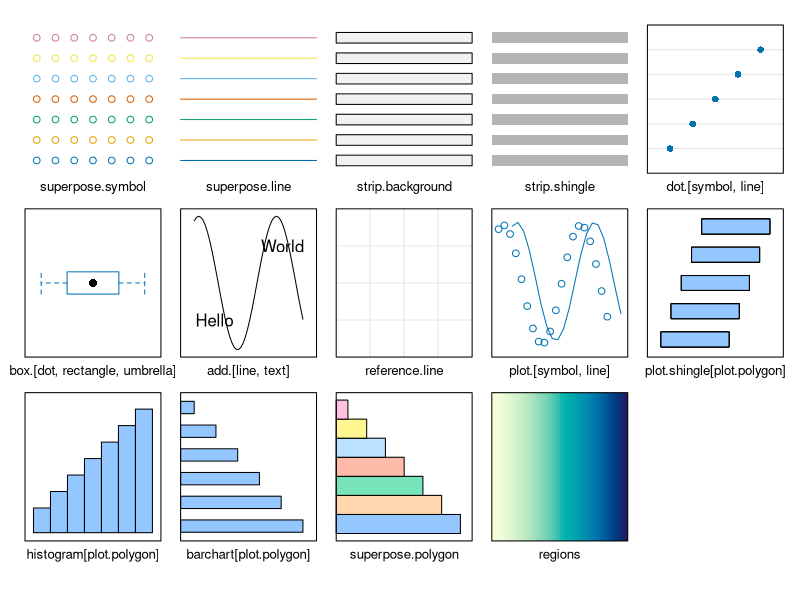
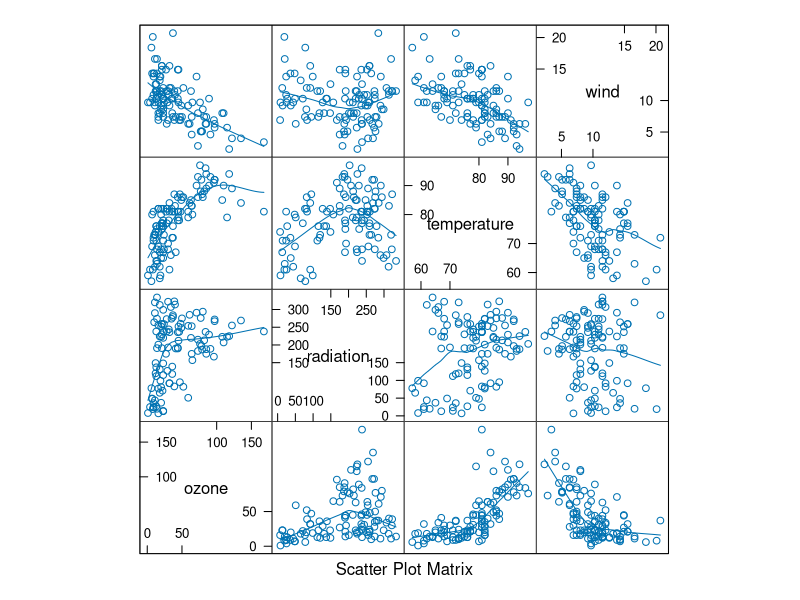
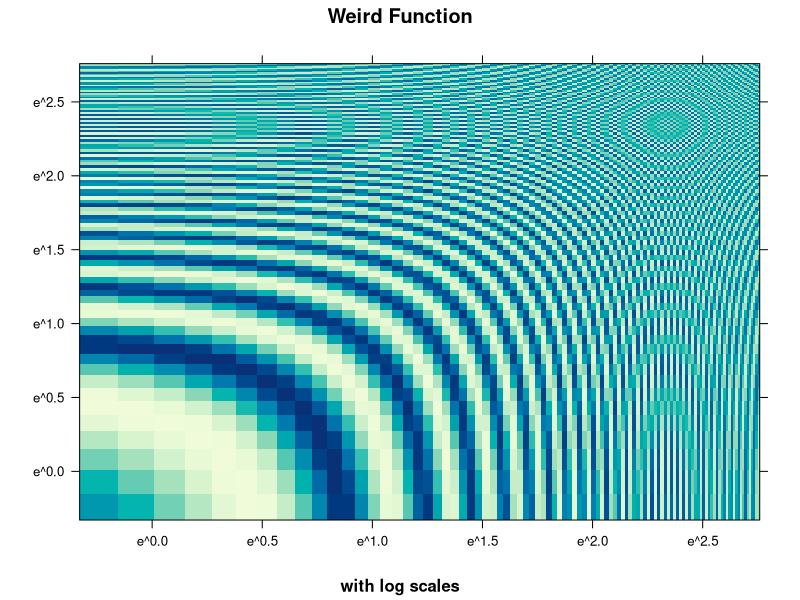
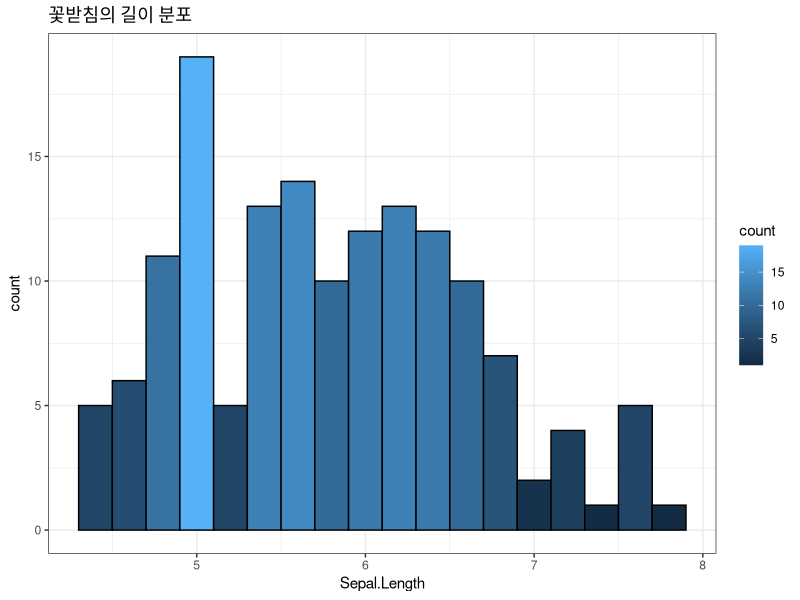
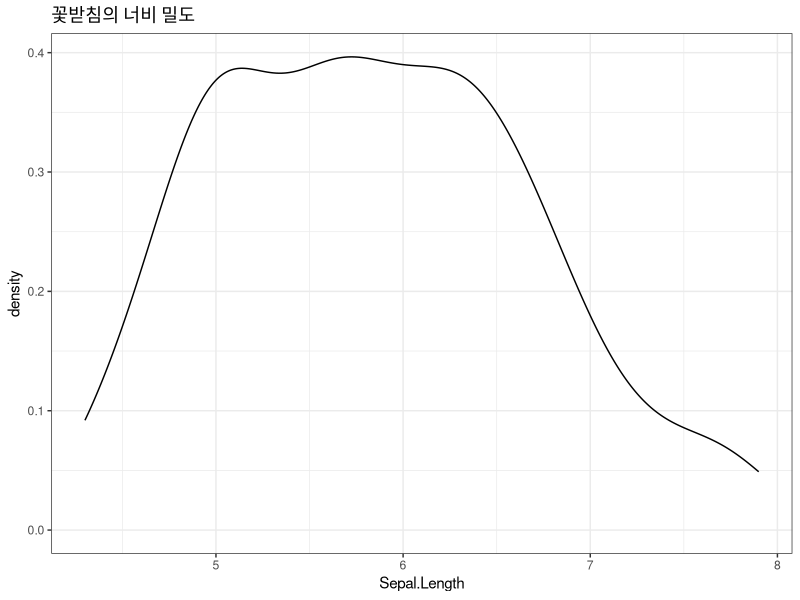
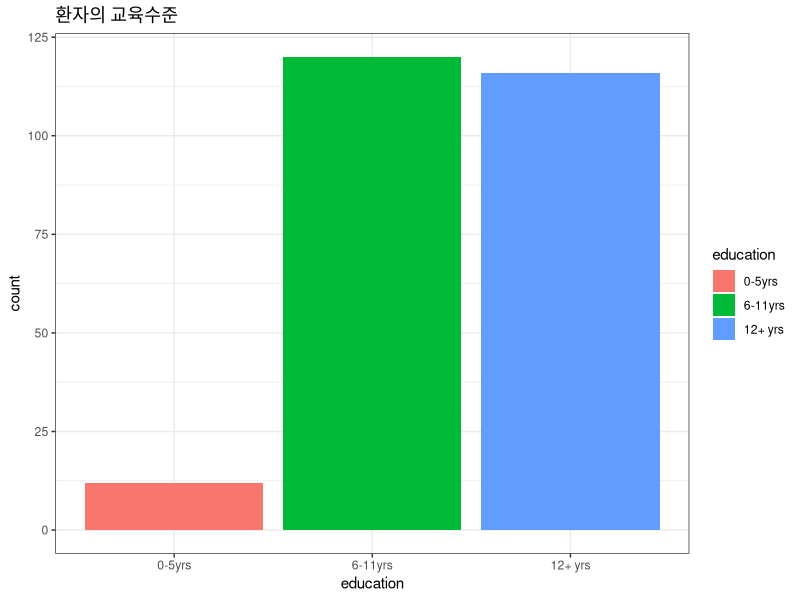
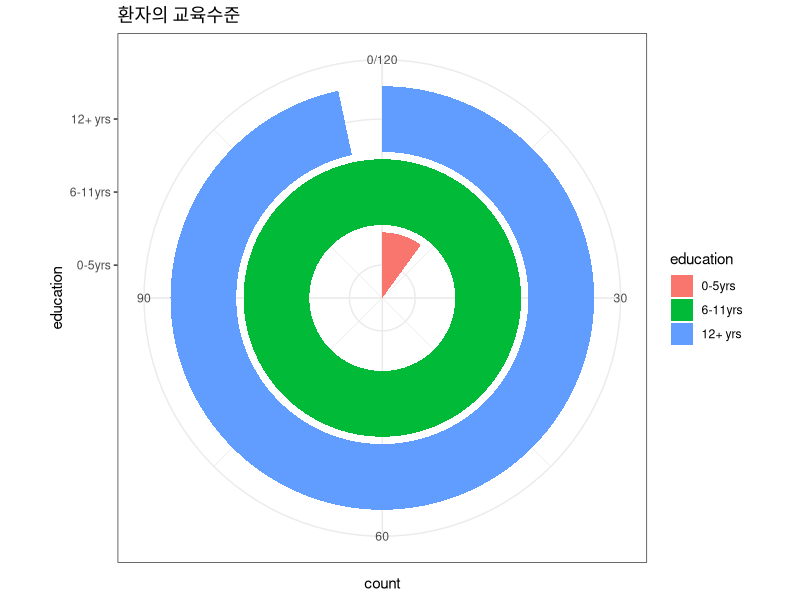
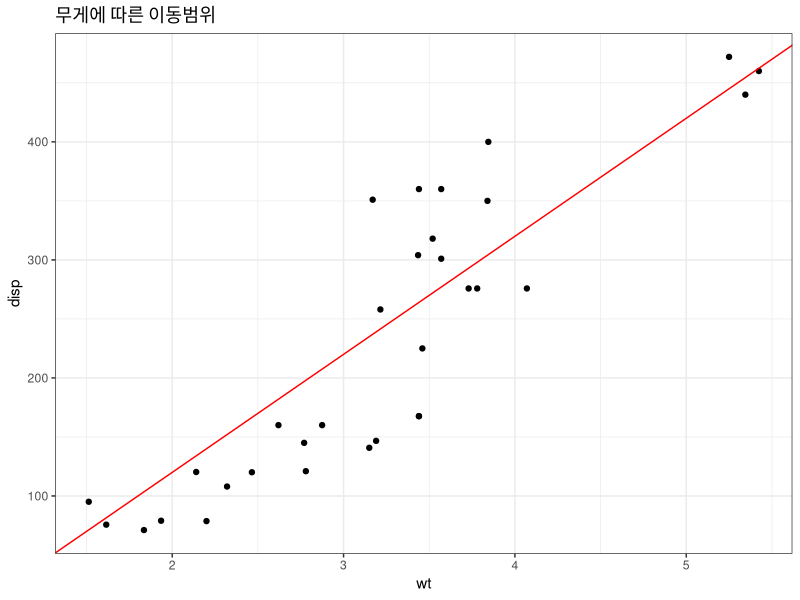

Source code (R) for these figures, in order:
## Lattice 패키지 소개

# 패키지 불러오기
library(lattice)

# Lattice 시각화 예시 
trellis.device()
show.settings()

# 산점도 매트릭스
# 4개의 변수의 관계를 알 수 있다
# 대각선을 기준으로 대칭이므로 한 부분만 보면 된다
# 오존이 올라갈수록록 바람이 약해지는 반비례 관계를 볼 수 있다
splom(~environmental,
      panel=function(x,y){
        panel.xyplot(x,y)
        panel.loess(x,y)
      })

# 다변량 시각화 예시
# 굉장히 복잡하다
# 여러가지 다변수를 가지고 시각화가 가능하다
x <- seq(pi/4, 5 * pi, length.out = 100)
y <- seq(pi/4, 5 * pi, length.out = 100)
r <- as.vector(sqrt(outer(x^2, y^2, "+")))
grid <- expand.grid(x=x, y=y)
grid$z <- cos(r^2) * exp(-r/(pi^3))
levelplot(z~x*y, grid, cuts = 50, scales=list(log="e"), xlab="",
          ylab="", main="Weird Function", sub="with log scales",
          colorkey = FALSE, region = TRUE)



# 적합한 도표를 추가한다음 시각화가 가능하다
## 실무에 사용할 수 있는 데이터 시각화
# 패키지 불러오기
library(ggplot2)

# 일변량 <- 변수가 1개일때

# 연속형 <- 숫자 데이터 일때
# ggplot입력 후 대상 데이터, 요소.... 등 정의
# x 축에 꽆받침의 길이, y 축에 수
ggplot(iris,aes(x=Sepal.Length))+stat_bin(binwidth=0.2,aes(fill=..count..),colour="black")+ggtitle("꽃받침의 길이 분포")+theme_bw()
# 밀도를 그리는 시각화
# 단순한 형태의 도표이다
ggplot(iris,aes(x=Sepal.Length))+geom_density(alpha=.2)+ggtitle("꽃받침의 너비 밀도")+theme_bw()

# 도표의 제목을 이해하기 쉽게 작성하는 것이 즁요하다

# 범주형 <- 단순히 퍼센트밖에 못하기 때문에 제한 된다
ggplot(infert, aes(education,fill=education))+geom_bar()+ggtitle("환자의 교육수준")+theme_bw()
# 원도표
ggplot(infert, aes(education,fill=education))+geom_bar()+coord_polar(theta = "y")+ggtitle("환자의 교육수준")+theme_bw()



# 이변량

# 연속형 x 연속형
ggplot(mtcars,aes(wt,disp))+geom_point()+geom_abline(intercept=-80,slope=100,colour="red")+ggtitle("무게에 따른 이동범위")+theme_bw()

# 범주형 x 범주형
ggplot(mtcars, aes(vs,fill=factor(cyl)))+geom_bar(position=position_dodge())+ggtitle("엔진 유형에 따른 실린더 수")+theme_bw()

# 연속형 x 범주형
ggplot(iris, aes(x=factor(Species), y=Sepal.Width))+geom_boxplot(aes(fill=factor(Species)))+ggtitle("붓꽃 유형에 따른 꽃받침의 너비")+theme_bw()
ggplot(iris,aes(x=Sepal.Width,fill=Species))+geom_density(alpha=.3)+ggtitle("붓꽃 유형에 따른 꽃받침의 너비 밀도")+theme_bw()
ggplot(diamonds,aes(price,fill=clarity))+geom_histogram(binwidth = 600)+ggtitle("선명도 수준에 따른 다이아몬드의 가격분포")+scale_fill_brewer("YlGn")+theme_bw()


# 다변량

# 연속형 x 연속형 + @
ggplot(mtcars,aes(wt,disp))+geom_point(aes(size=cyl))+ggtitle("무게에 따른 이동범위 + 실린더 수")+theme_bw()
ggplot(diamonds,aes(carat,price))+geom_point(aes(colour=clarity))+ggtitle("캐럿에 따른 다이아몬드의 가격 + 선명도 수준")+theme_bw()


# ggplot 부가 기능

# 도표 분할 
ggplot(diamonds,aes(carat))+geom_histogram(binwidth = 0.5,aes(fill=..count..))+facet_wrap(~ cut, ncol=5)+theme_bw()

# 다른 두 산점도를 한번에 시각화
ggplot(iris)+geom_point(aes(Sepal.Length,Sepal.Width),colour="brown",pch=17)+geom_point(aes(Petal.Length,Petal.Width),colour="purple",pch=19)+theme_bw()



# 굉장히 직관적인 시각화 기능이다
#### 데이터는 시각화를 통해 데이터 제공이 가장 중요하다 ####